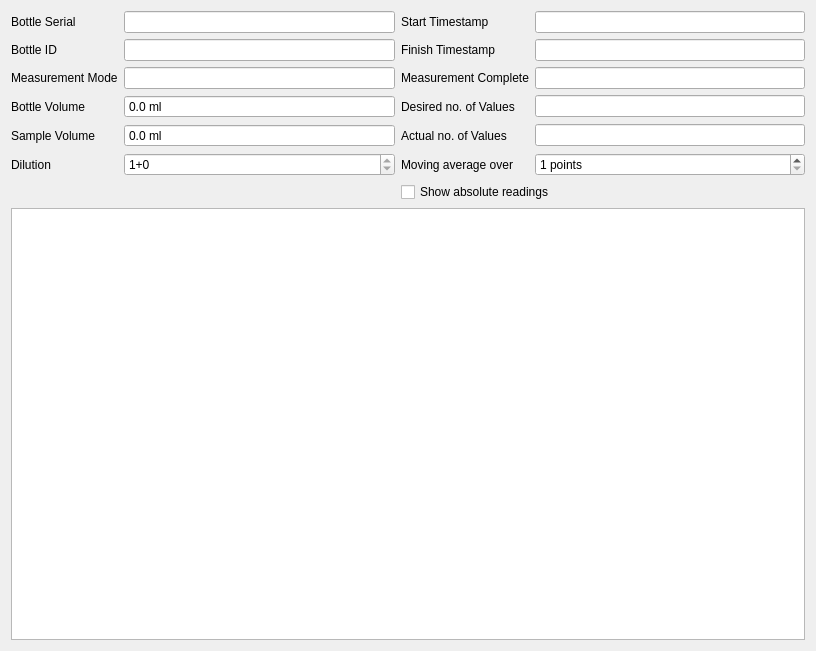
<?xml version="1.0" encoding="UTF-8"?>
<ui version="4.0">
 <class>Form</class>
 <widget class="QWidget" name="Form">
  <property name="geometry">
   <rect>
    <x>0</x>
    <y>0</y>
    <width>816</width>
    <height>651</height>
   </rect>
  </property>
  <property name="windowTitle">
   <string>Form</string>
  </property>
  <layout class="QVBoxLayout" name="verticalLayout">
   <item>
    <layout class="QGridLayout" name="header_layout">
     <item row="2" column="3">
      <widget class="QLineEdit" name="measurement_complete_edit">
       <property name="readOnly">
        <bool>true</bool>
       </property>
      </widget>
     </item>
     <item row="0" column="0">
      <widget class="QLabel" name="bottle_serial_label">
       <property name="text">
        <string>Bottle Serial</string>
       </property>
       <property name="buddy">
        <cstring>bottle_serial_edit</cstring>
       </property>
      </widget>
     </item>
     <item row="1" column="3">
      <widget class="QLineEdit" name="finish_timestamp_edit">
       <property name="readOnly">
        <bool>true</bool>
       </property>
      </widget>
     </item>
     <item row="2" column="0">
      <widget class="QLabel" name="measurement_mode_label">
       <property name="text">
        <string>Measurement Mode</string>
       </property>
       <property name="buddy">
        <cstring>measurement_mode_edit</cstring>
       </property>
      </widget>
     </item>
     <item row="1" column="1">
      <widget class="QLineEdit" name="bottle_id_edit">
       <property name="readOnly">
        <bool>true</bool>
       </property>
      </widget>
     </item>
     <item row="1" column="0">
      <widget class="QLabel" name="bottle_id_label">
       <property name="text">
        <string>Bottle ID</string>
       </property>
       <property name="buddy">
        <cstring>bottle_id_edit</cstring>
       </property>
      </widget>
     </item>
     <item row="3" column="2">
      <widget class="QLabel" name="desired_values_label">
       <property name="text">
        <string>Desired no. of Values</string>
       </property>
       <property name="buddy">
        <cstring>desired_values_edit</cstring>
       </property>
      </widget>
     </item>
     <item row="4" column="0">
      <widget class="QLabel" name="sample_volume_label">
       <property name="text">
        <string>Sample Volume</string>
       </property>
       <property name="buddy">
        <cstring>sample_volume_spin</cstring>
       </property>
      </widget>
     </item>
     <item row="4" column="2">
      <widget class="QLabel" name="actual_values_label">
       <property name="text">
        <string>Actual no. of Values</string>
       </property>
       <property name="buddy">
        <cstring>actual_values_edit</cstring>
       </property>
      </widget>
     </item>
     <item row="2" column="2">
      <widget class="QLabel" name="measurement_complete_label">
       <property name="text">
        <string>Measurement Complete</string>
       </property>
       <property name="buddy">
        <cstring>measurement_complete_edit</cstring>
       </property>
      </widget>
     </item>
     <item row="3" column="0">
      <widget class="QLabel" name="bottle_volume_label">
       <property name="text">
        <string>Bottle Volume</string>
       </property>
       <property name="buddy">
        <cstring>bottle_volume_spin</cstring>
       </property>
      </widget>
     </item>
     <item row="2" column="1">
      <widget class="QLineEdit" name="measurement_mode_edit">
       <property name="readOnly">
        <bool>true</bool>
       </property>
      </widget>
     </item>
     <item row="3" column="3">
      <widget class="QLineEdit" name="desired_values_edit">
       <property name="readOnly">
        <bool>true</bool>
       </property>
      </widget>
     </item>
     <item row="0" column="1">
      <widget class="QLineEdit" name="bottle_serial_edit">
       <property name="readOnly">
        <bool>true</bool>
       </property>
      </widget>
     </item>
     <item row="0" column="2">
      <widget class="QLabel" name="start_timestamp_label">
       <property name="text">
        <string>Start Timestamp</string>
       </property>
       <property name="buddy">
        <cstring>start_timestamp_edit</cstring>
       </property>
      </widget>
     </item>
     <item row="1" column="2">
      <widget class="QLabel" name="finish_timestamp_label">
       <property name="text">
        <string>Finish Timestamp</string>
       </property>
       <property name="buddy">
        <cstring>finish_timestamp_edit</cstring>
       </property>
      </widget>
     </item>
     <item row="0" column="3">
      <widget class="QLineEdit" name="start_timestamp_edit">
       <property name="readOnly">
        <bool>true</bool>
       </property>
      </widget>
     </item>
     <item row="4" column="3">
      <widget class="QLineEdit" name="actual_values_edit">
       <property name="readOnly">
        <bool>true</bool>
       </property>
      </widget>
     </item>
     <item row="5" column="0">
      <widget class="QLabel" name="dilution_label">
       <property name="text">
        <string>Dilution</string>
       </property>
       <property name="buddy">
        <cstring>dilution_spin</cstring>
       </property>
      </widget>
     </item>
     <item row="5" column="2">
      <widget class="QLabel" name="points_label">
       <property name="text">
        <string>Moving average over</string>
       </property>
       <property name="buddy">
        <cstring>points_spin</cstring>
       </property>
      </widget>
     </item>
     <item row="5" column="3">
      <widget class="QSpinBox" name="points_spin">
       <property name="suffix">
        <string> points</string>
       </property>
       <property name="minimum">
        <number>1</number>
       </property>
       <property name="singleStep">
        <number>2</number>
       </property>
      </widget>
     </item>
     <item row="6" column="2" colspan="2">
      <widget class="QCheckBox" name="absolute_check">
       <property name="text">
        <string>Show absolute readings</string>
       </property>
      </widget>
     </item>
     <item row="3" column="1">
      <widget class="QDoubleSpinBox" name="bottle_volume_spin">
       <property name="readOnly">
        <bool>true</bool>
       </property>
       <property name="buttonSymbols">
        <enum>QAbstractSpinBox::NoButtons</enum>
       </property>
       <property name="suffix">
        <string> ml</string>
       </property>
       <property name="decimals">
        <number>1</number>
       </property>
       <property name="maximum">
        <double>10000.000000000000000</double>
       </property>
      </widget>
     </item>
     <item row="4" column="1">
      <widget class="QDoubleSpinBox" name="sample_volume_spin">
       <property name="readOnly">
        <bool>true</bool>
       </property>
       <property name="buttonSymbols">
        <enum>QAbstractSpinBox::NoButtons</enum>
       </property>
       <property name="suffix">
        <string> ml</string>
       </property>
       <property name="decimals">
        <number>1</number>
       </property>
       <property name="maximum">
        <double>10000.000000000000000</double>
       </property>
      </widget>
     </item>
     <item row="5" column="1">
      <widget class="QSpinBox" name="dilution_spin">
       <property name="readOnly">
        <bool>true</bool>
       </property>
       <property name="prefix">
        <string>1+</string>
       </property>
      </widget>
     </item>
    </layout>
   </item>
   <item>
    <widget class="QSplitter" name="splitter">
     <property name="sizePolicy">
      <sizepolicy hsizetype="Expanding" vsizetype="Expanding">
       <horstretch>0</horstretch>
       <verstretch>0</verstretch>
      </sizepolicy>
     </property>
     <property name="orientation">
      <enum>Qt::Horizontal</enum>
     </property>
     <widget class="QTreeView" name="readings_view">
      <property name="editTriggers">
       <set>QAbstractItemView::NoEditTriggers</set>
      </property>
      <property name="alternatingRowColors">
       <bool>true</bool>
      </property>
      <property name="uniformRowHeights">
       <bool>true</bool>
      </property>
      <property name="allColumnsShowFocus">
       <bool>true</bool>
      </property>
      <property name="expandsOnDoubleClick">
       <bool>false</bool>
      </property>
     </widget>
    </widget>
   </item>
  </layout>
 </widget>
 <tabstops>
  <tabstop>bottle_serial_edit</tabstop>
  <tabstop>bottle_id_edit</tabstop>
  <tabstop>measurement_mode_edit</tabstop>
  <tabstop>bottle_volume_spin</tabstop>
  <tabstop>sample_volume_spin</tabstop>
  <tabstop>dilution_spin</tabstop>
  <tabstop>start_timestamp_edit</tabstop>
  <tabstop>finish_timestamp_edit</tabstop>
  <tabstop>measurement_complete_edit</tabstop>
  <tabstop>desired_values_edit</tabstop>
  <tabstop>actual_values_edit</tabstop>
  <tabstop>points_spin</tabstop>
  <tabstop>absolute_check</tabstop>
  <tabstop>readings_view</tabstop>
 </tabstops>
 <resources/>
 <connections/>
</ui>
